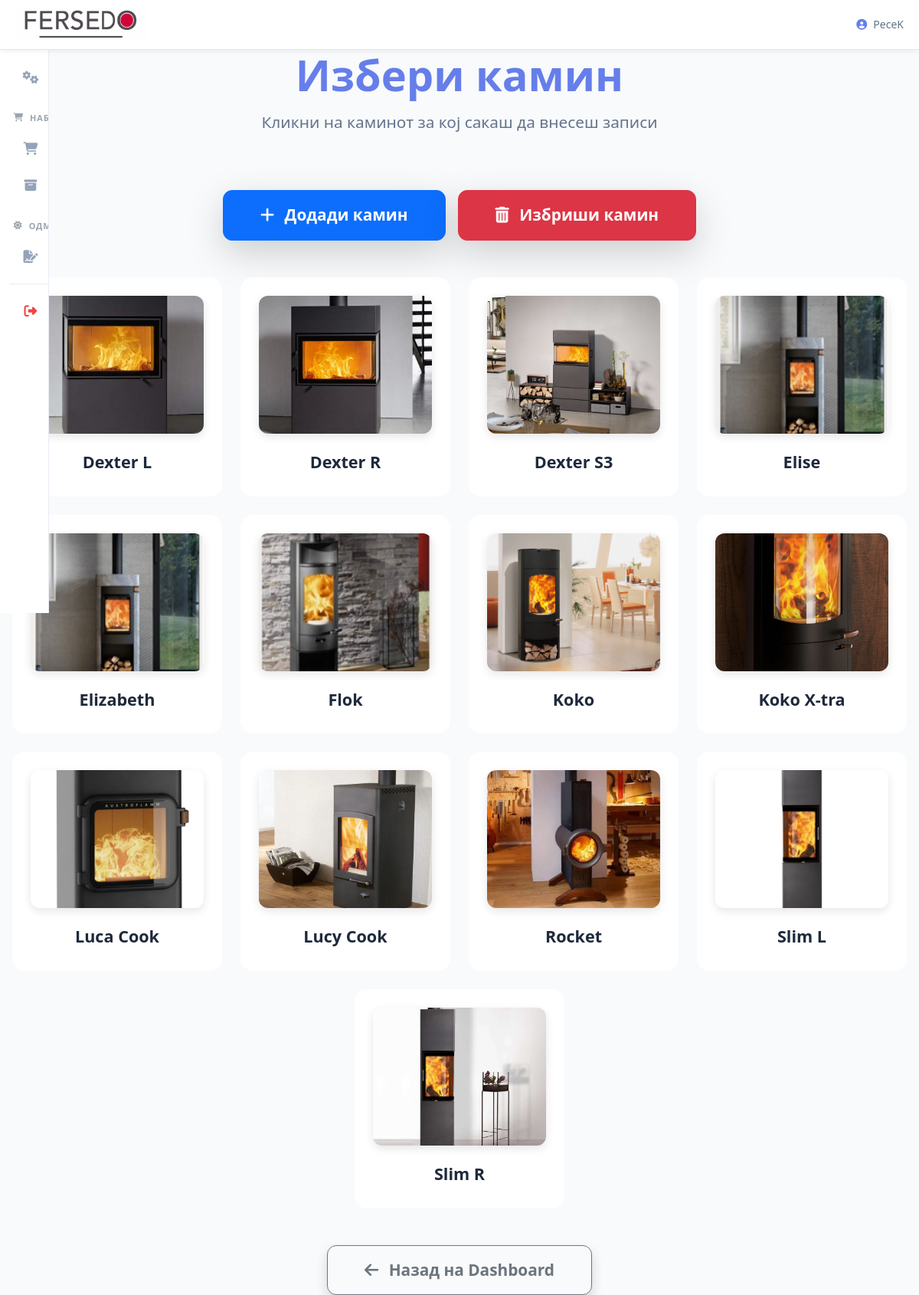
The page /select_kamin (signed in) on the database its author committed.
### tables this page shows
CREATE TABLE kamini (
    id INTEGER PRIMARY KEY AUTOINCREMENT,
    ime TEXT NOT NULL UNIQUE
);

### routes/main.py (the view)
@main_bp.route("/select_kamin")
@login_required
def select_kamin():
    conn = get_db()
    kamini = [k["ime"] for k in conn.execute("SELECT ime FROM kamini ORDER BY ime").fetchall()]
    conn.close()
    return render_template("select_kamin.html", kamini=kamini)

### app.py (called while the page is built)
@app.context_processor
def inject_vapid_key():
    return dict(VAPID_PUBLIC_KEY=VAPID_PUBLIC_KEY)

### utils/db.py (called while the page is built)
def get_db():
    global DATABASE_PATH
    if DATABASE_PATH is None:
        try:
            DATABASE_PATH = current_app.config['DATABASE_PATH']
        except RuntimeError:
            DATABASE_PATH = r"C:\Users\Server\Desktop\Proekt Fersedo\instance\database.db"
    conn = sqlite3.connect(
        DATABASE_PATH,
        timeout=10,
        check_same_thread=False,
    )
    conn.row_factory = lambda cursor, row: dict(
        zip([col[0] for col in cursor.description], row)
    )
    return conn

### templates/select_kamin.html (shortened to what this page needs)
{% extends "base.html" %}
{% block content %}
<div class="container" style="max-width: 1400px; margin: 4rem auto 5rem; padding: 0 1rem;">
    <div class="text-center mb-5 pb-4">
        <h1 style="font-weight: 800; color: var(--primary); font-size: clamp(2.5rem, 8vw, 3.5rem); margin-bottom: 0.75rem;">
            Избери камин
        </h1>
        <p style="font-size: clamp(1.1rem, 4vw, 1.3rem); color: var(--text-secondary); max-width: 700px; margin: 0 auto;">
            Кликни на каминот за кој сакаш да внесеш записи
        </p>
    </div>
    <div class="d-flex flex-wrap gap-3 justify-content-center mb-5">
        <a href="{{ url_for('main.add_kamin') }}" class="btn btn-primary btn-lg px-5 py-3 fw-bold shadow-lg">
            <i class="fas fa-plus me-2"></i> Додади камин
        </a>
        <a href="{{ url_for('main.delete_kamin') }}" class="btn btn-danger btn-lg px-5 py-3 fw-bold shadow-lg">
            <i class="fas fa-trash-alt me-2"></i> Избриши камин
        </a>
    </div>
    <div class="row g-4 justify-content-center">
        {% for kamin in kamini %}
        <div class="col-lg-3 col-md-4 col-sm-6">
            <a href="{{ url_for('main.select_kamin_type', kamin=kamin) }}"
               class="card shadow-xl border-0 rounded-4 overflow-hidden text-decoration-none h-100 transition-all"
               style="background: var(--surface); transition: transform 0.4s ease, box-shadow 0.4s ease;">
                <div class="card-body text-center p-4 d-flex flex-column justify-content-center align-items-center" style="min-height: 260px;">
                    <img src="{{ url_for('main.kamin_static', filename=kamin ~ '.png') }}"
                         alt="{{ kamin }}"
                         onerror="this.onerror=null; this.src='{{ url_for('main.kamin_static', filename='default-kamin.png') }}'; this.style.objectFit='contain';"
                         style="width: 100%; height: clamp(140px, 30vw, 180px); object-fit: cover; border-radius: 12px; margin-bottom: 1rem; box-shadow: 0 4px 12px rgba(0,0,0,0.1); transition: transform 0.4s;">
                    <h3 style="margin: 0.5rem 0; font-size: clamp(1.2rem, 4vw, 1.35rem); font-weight: 600; color: var(--text);">
                        {{ kamin }}
                    </h3>
                </div>
            </a>
        </div>
        {% endfor %}
    </div>
    <div class="text-center mt-5">
        <a href="{{ url_for('admin.dashboard') }}" class="btn btn-outline-secondary btn-lg px-5 py-3 fw-bold shadow">
            <i class="fas fa-arrow-left me-2"></i> Назад на Dashboard
        </a>
    </div>
</div>
{% endblock %}

### templates/base.html (style rules this page uses)
:root { --primary: #667eea; --primary-dark: #5a67d8; --primary-light: #a5b4fc; --success: #16a34a; --danger: #dc2626; --warning: #eab308; --info: #0dcaf0; --light: #f8fafc; --dark: #0f172a; --gray: #64748b; --gray-light: #cbd5e1; --bg: #f8fafc; --surface: white; --text: #1e293b; --text-secondary: #64748b; --border: #e2e8f0; --shadow-sm: 0 2px 8px rgba(0,0,0,0.08); --shadow: 0 4px 20px rgba(0,0,0,0.1); --shadow-lg: 0 10px 40px rgba(0,0,0,0.15); --radius: 12px; --transition: all 0.3s ease; --sb-width-collapsed: 64px; --sb-width-expanded: 260px; --sb-bg: #ffffff; --sb-border: #e8edf5; --sb-item-hover: rgba(102,126,234,0.08); --sb-item-active: rgba(102,126,234,0.14); --sb-icon-color: #94a3b8; --sb-text-color: #374151; --sb-group-color: #9ca3af; --sb-shadow: 4px 0 32px rgba(15,23,42,0.10); --sb-transition: 0.4s cubic-bezier(0.4, 0, 0.2, 1); }
* { margin:0; padding:0; box-sizing:border-box; }
html, body { height:100%; font-family:system-ui, -apple-system, BlinkMacSystemFont, 'Segoe UI', Roboto, sans-serif; background:var(--bg); color:var(--text); line-height:1.6; }
body { min-height:100vh; touch-action:manipulation; }

### templates/select_kamin.html (style rules this page uses)
.transition-all { transition: transform 0.4s ease, box-shadow 0.4s ease; background: var(--surface); border-radius: var(--radius); overflow: hidden; }
.btn-lg { font-size: clamp(1.1rem, 4vw, 1.3rem); padding: clamp(0.9rem, 4vw, 1.2rem) clamp(2rem, 6vw, 3rem); min-height: 60px; border-radius: 12px; transition: all 0.3s ease; }

### rows shown on the page
kamini: ime (picture), ime "Dexter L"
kamini: ime (picture), ime "Dexter R"
kamini: ime (picture), ime "Dexter S3"
kamini: ime (picture), ime "Elise"
kamini: ime (picture), ime "Elizabeth"
kamini: ime (picture), ime "Flok"
kamini: ime (picture), ime "Koko"
kamini: ime (picture), ime "Koko X-tra"
kamini: ime (picture), ime "Luca Cook"
kamini: ime (picture), ime "Lucy Cook"
kamini: ime (picture), ime "Rocket"
kamini: ime (picture), ime "Slim L"
kamini: ime (picture), ime "Slim R"

### other values the page prints
{{ session.user }} "PeceK"
